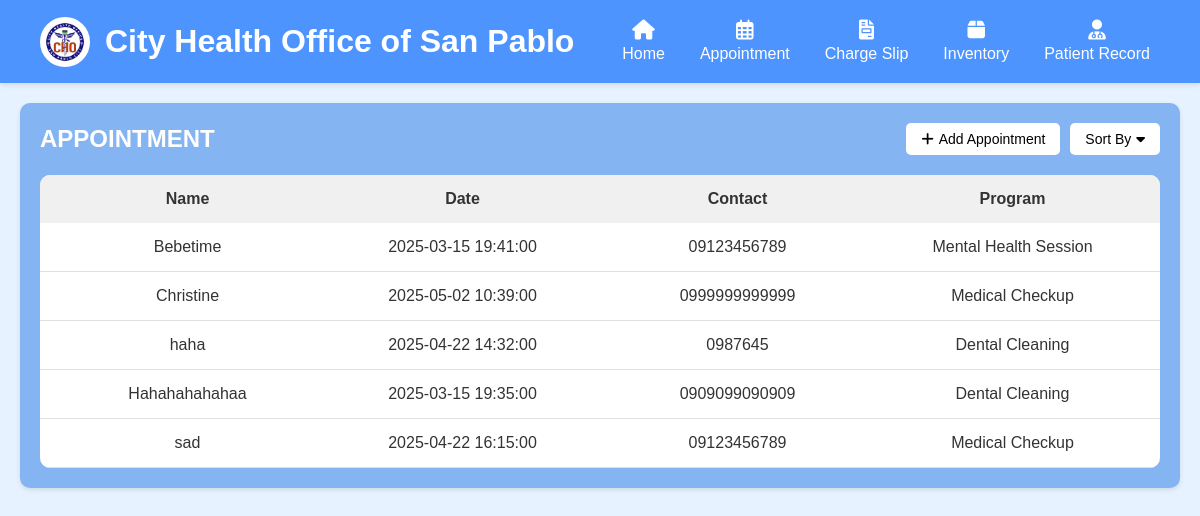
Screenshot of /appointment.php?sort=name_asc with the database file from the repository.
### tables this page shows
CREATE TABLE `appointments` (
  `id` int(11) NOT NULL,
  `program` varchar(255) NOT NULL,
  `name` varchar(255) NOT NULL,
  `address` text NOT NULL,
  `contact` varchar(100) NOT NULL,
  `appointment_date` datetime NOT NULL,
  `created_at` timestamp NOT NULL DEFAULT current_timestamp()
);

### db_conn.php (the view, shortened to what this page needs)
<?php
$servername = "localhost";
$username = "";
$password = "";
$dbname = "mhodb";
function connect_db() {
    global $servername, $username, $password, $dbname;
    $conn = new mysqli($servername, $username, $password, $dbname);
    return $conn;
}
function fetch_appointments() {
    $conn = connect_db();
    $sort = isset($_GET['sort']) ? $_GET['sort'] : 'date_desc';
    switch ($sort) {
        case 'name_asc':
            $order_by = "name ASC";
            break;
    }
    $sql = "SELECT id, program, name, address, contact, appointment_date FROM appointments ORDER BY $order_by";
    $result = $conn->query($sql);
    if ($result->num_rows > 0) {
        while($row = mysqli_fetch_assoc($result)) {
            echo '<div class="table-row">';
            echo '<div>' . htmlspecialchars($row["name"]) . '</div>';
            echo '<div>' . htmlspecialchars($row["appointment_date"]) . '</div>';
            echo '<div>' . htmlspecialchars($row["contact"]) . '</div>';
            echo '<div>' . htmlspecialchars($row["program"]) . '</div>';
            echo '</div>';
        }
    } else {
        echo '<div class="no-appointments">No appointments found</div>';
    }
}
?>

### Style/appointment.css (style rules this page uses)
* { margin: 0; padding: 0; box-sizing: border-box; font-family: Arial, sans-serif; }
body { background-color: #e6f2ff; }
.table-row { display: flex; padding: 15px 10px; border-bottom: 1px solid #e0e0e0; }
.table-row div { flex: 1; text-align: center; overflow: hidden; text-overflow: ellipsis; white-space: nowrap; padding: 0 5px; }

### Style/headerstyles.css (style rules this page uses)
body { background-color: #e6f2ff; color: #333; }

### rows the page displays
appointments: name "Bebetime", appointment_date "2025-03-15 19:41:00", contact "09123456789", program "Mental Health Session"
appointments: name "Christine", appointment_date "2025-05-02 10:39:00", contact "0999999999999", program "Medical Checkup"
appointments: name "haha", appointment_date "2025-04-22 14:32:00", contact "0987645", program "Dental Cleaning"
appointments: name "Hahahahahahaa", appointment_date "2025-03-15 19:35:00", contact "0909099090909", program "Dental Cleaning"
appointments: name "sad", appointment_date "2025-04-22 16:15:00", contact "09123456789", program "Medical Checkup"
